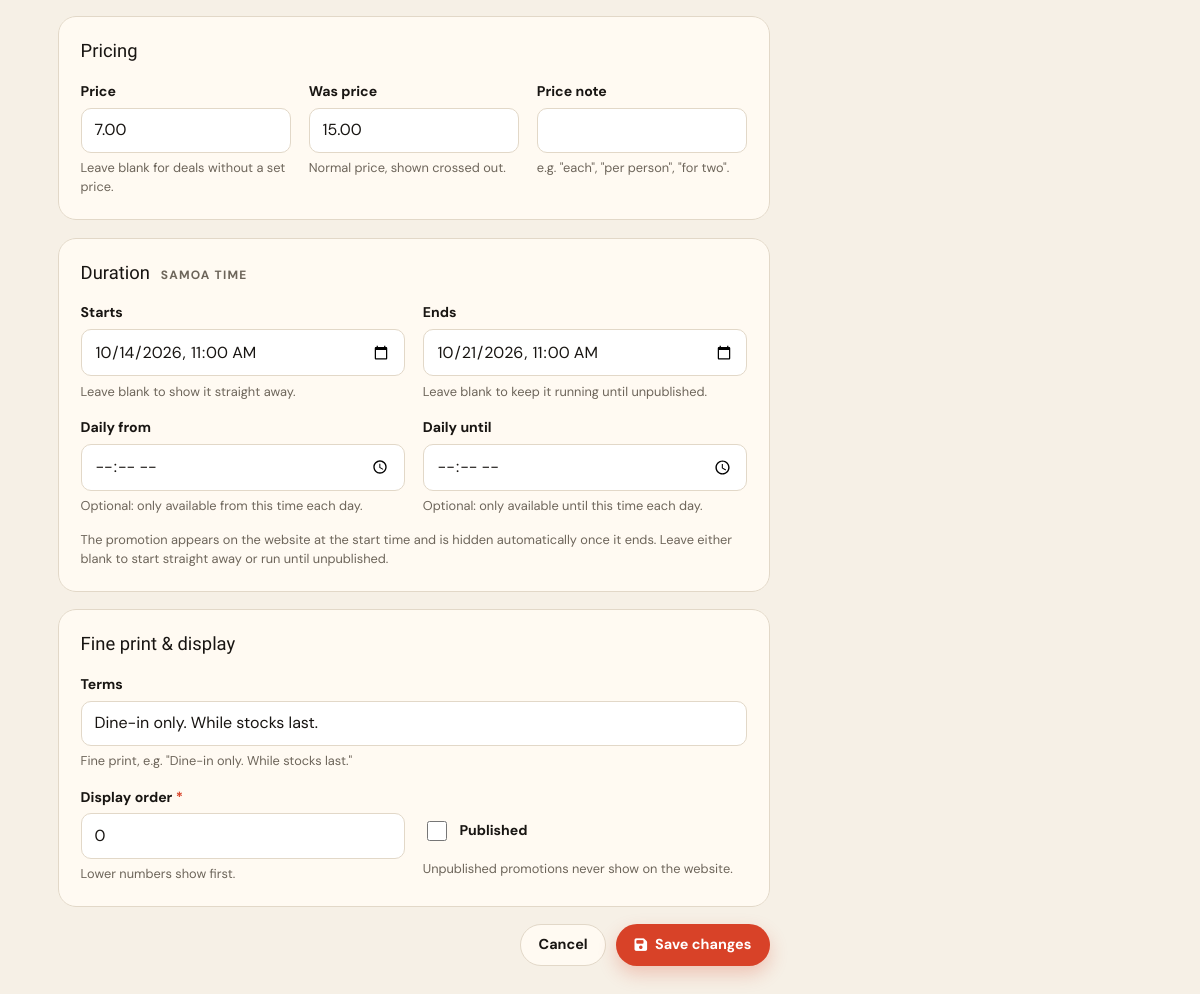
The page /marketing/promotions/1/edit/ (signed in, lower part) on the database as committed earlier.
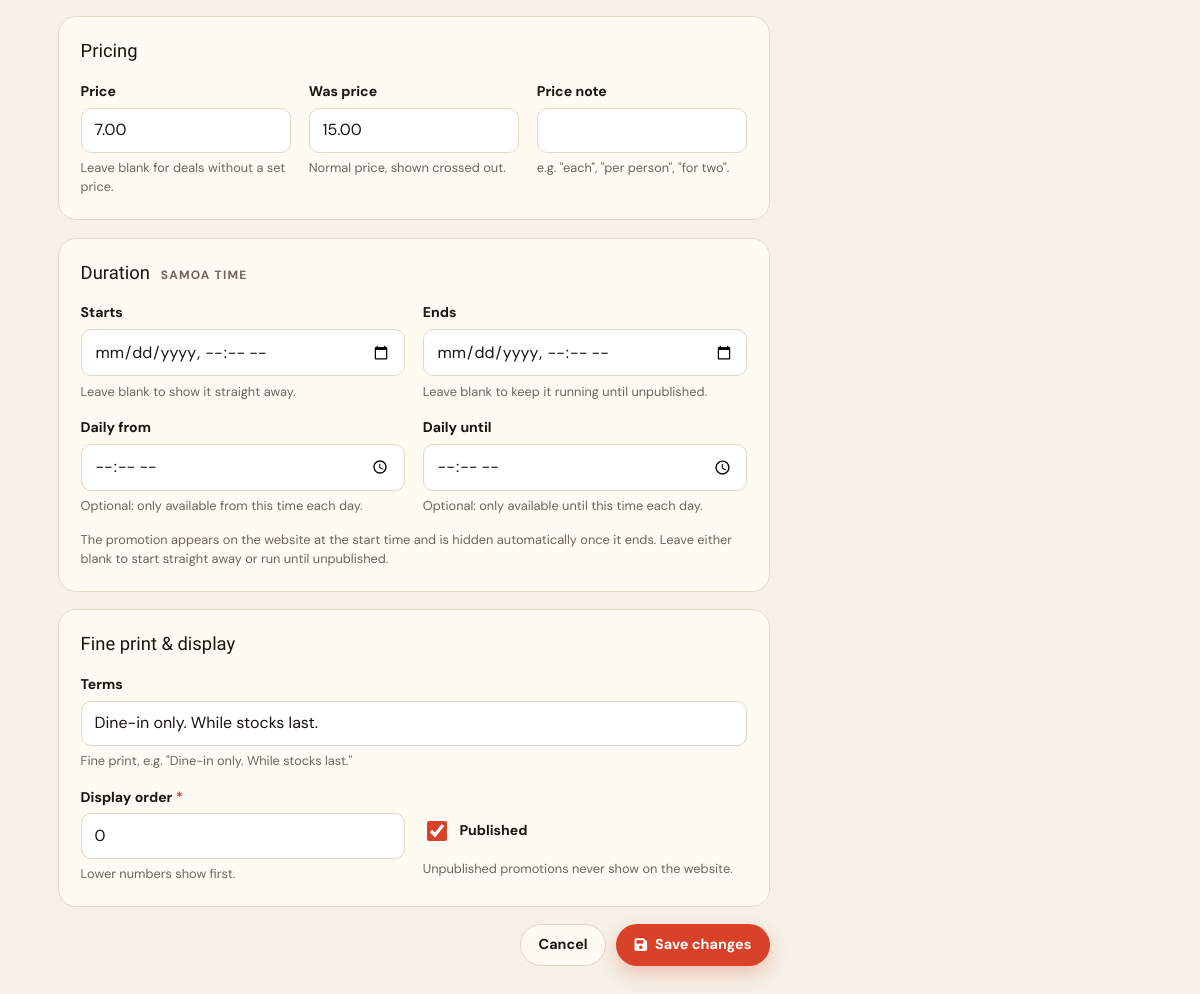
The same page on the database as committed later.
### menu/models.py (models this page shows, shortened)
class Promotion(models.Model):
    title = models.CharField(max_length=120)
    tagline = models.CharField(max_length=200, blank=True, help_text="One short line under the title.")
    description = models.TextField(blank=True, help_text="What's included in the deal.")
    hero_image = models.ImageField(upload_to='promotions/', help_text="Landscape photo, about 1600×1000px works best.")
    badge = models.CharField(max_length=30, blank=True, default='Limited time', help_text='e.g. "New", "Weekend only".')
    price = models.DecimalField(max_digits=8, decimal_places=2, blank=True, null=True, help_text="Leave blank for deals without a set price.")
    original_price = models.DecimalField(max_digits=8, decimal_places=2, blank=True, null=True, help_text="Normal price, shown crossed out.")
    price_note = models.CharField(max_length=40, blank=True, help_text='e.g. "each", "per person", "for two".')
    starts_at = models.DateTimeField(blank=True, null=True, help_text="Leave blank to show it straight away.")
    ends_at = models.DateTimeField(blank=True, null=True, help_text="Leave blank to keep it running until unpublished.")
    daily_start_time = models.TimeField(blank=True, null=True, help_text="Optional: only available from this time each day.")
    daily_end_time = models.TimeField(blank=True, null=True, help_text="Optional: only available until this time each day.")
    terms = models.CharField(max_length=300, blank=True, help_text="Fine print, e.g. \"Dine-in only. While stocks last.\"")
    is_published = models.BooleanField(default=True, help_text="Unpublished promotions never show on the website.")
    display_order = models.IntegerField(default=0, help_text="Lower numbers show first.")
    created_by = models.ForeignKey(settings.AUTH_USER_MODEL, on_delete=models.SET_NULL, null=True, blank=True, related_name='promotions')
    created_at = models.DateTimeField(auto_now_add=True)
    updated_at = models.DateTimeField(auto_now=True)
    objects = PromotionQuerySet.as_manager()
    class Meta:
        ordering = ['display_order', 'ends_at']

### menu/views.py (the view)
# urls.py: path('marketing/promotions/<int:promotion_id>/edit/', views.marketing_promotion_edit, name='marketing_promotion_edit'),
@marketing_required
def marketing_promotion_edit(request, promotion_id):
    promotion = get_object_or_404(Promotion, pk=promotion_id)
    if request.method == 'POST':
        form = PromotionForm(request.POST, request.FILES, instance=promotion)
        if form.is_valid():
            form.save()
            messages.success(request, f'"{promotion.title}" was updated.')
            return redirect('marketing_panel')
    else:
        form = PromotionForm(instance=promotion)
    return render(request, 'menu/marketing_promotion_form.html', {'form': form, 'promotion': promotion})

### menu/views.py (called while the page is built)
def is_marketing_user(user):
    if not (user.is_authenticated and user.is_active):
        return False
    return user.is_superuser or user.groups.filter(name=MARKETING_GROUP).exists()

def marketing_required(view_func):
    @wraps(view_func)
    def wrapper(request, *args, **kwargs):
        if not is_marketing_user(request.user):
            return redirect(f"{reverse('marketing_login')}?{urlencode({'next': request.path})}")
        with timezone.override(RESTAURANT_TIME_ZONE):
            return view_func(request, *args, **kwargs)
    return wrapper

### templates/menu/marketing_promotion_form.html (shortened to what this page needs)
{% extends 'menu/marketing_base.html' %}
{% block content %}
<div class="mk-editor">
    <form method="post" enctype="multipart/form-data" class="mk-form" id="promotion-form" novalidate>
        <fieldset class="mk-card">
            <legend>Pricing</legend>
            <div class="mk-grid mk-grid--3">
                {% include 'menu/_marketing_field.html' with field=form.price %}
                {% include 'menu/_marketing_field.html' with field=form.original_price %}
                {% include 'menu/_marketing_field.html' with field=form.price_note %}
            </div>
        </fieldset>
        <fieldset class="mk-card">
            <legend>Duration <span class="mk-legend-note">Samoa time</span></legend>
            <div class="mk-grid">
                {% include 'menu/_marketing_field.html' with field=form.starts_at %}
                {% include 'menu/_marketing_field.html' with field=form.ends_at %}
                {% include 'menu/_marketing_field.html' with field=form.daily_start_time %}
                {% include 'menu/_marketing_field.html' with field=form.daily_end_time %}
            </div>
            <p class="mk-help">The promotion appears on the website at the start time and is hidden automatically once it ends. Leave either blank to start straight away or run until unpublished.</p>
        </fieldset>
        <fieldset class="mk-card">
            <legend>Fine print &amp; display</legend>
            <div class="mk-grid">
                {% include 'menu/_marketing_field.html' with field=form.terms wide=True %}
                {% include 'menu/_marketing_field.html' with field=form.display_order %}
                {% include 'menu/_marketing_field.html' with field=form.is_published %}
            </div>
        </fieldset>
        <div class="mk-form-actions">
            <a class="mk-btn mk-btn--ghost" href="{% url 'marketing_panel' %}">Cancel</a>
            <button type="submit" class="mk-btn mk-btn--primary"><i class="fas fa-floppy-disk" aria-hidden="true"></i> {% if promotion %}Save changes{% else %}Create promotion{% endif %}</button>
        </div>
    </form>
</div>
{% endblock %}

### templates/menu/_marketing_field.html (shortened to what this page needs)
<div class="mk-field{% if field.errors %} has-error{% endif %}{% if wide %} mk-field--wide{% endif %}">
    {% if field.field.widget.input_type == 'checkbox' %}
    <label class="mk-check">{{ field }} <span>{{ field.label }}</span></label>
    {% else %}
    <label for="{{ field.id_for_label }}">{{ field.label }}{% if field.field.required %} <span class="mk-required" aria-hidden="true">*</span>{% endif %}</label>
    {{ field }}
    {% endif %}
    {% if field.help_text %}<small class="mk-help">{{ field.help_text }}</small>{% endif %}
</div>

Rows that differ between the two databases and show on the page:
changed Promotion "Dine-in only. While stocks last.": starts_at "10/14/2026 11:00" → (not shown); ends_at "10/21/2026 11:00" → (not shown); is_published "☐" → "☑"
